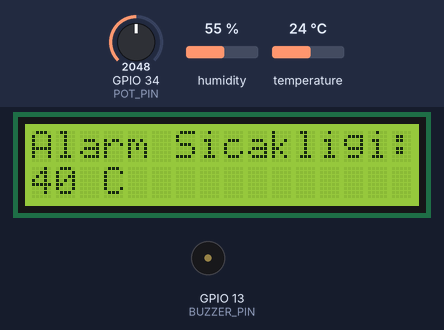
Bench run of a sketch on a simulated ESP32. Shown: 16×2 character LCD, buzzer (waves = sounding). The test bench sets the inputs (shaded band); at power-on: GPIO 34 (POT_PIN) = 2048, temperature 24 °C, humidity 55 %. What the sketch prints to the serial monitor is not drawn.

Above: at 1.2 s.
1.3 s: GPIO 34 (POT_PIN) set to 1273
At 3.2 s:
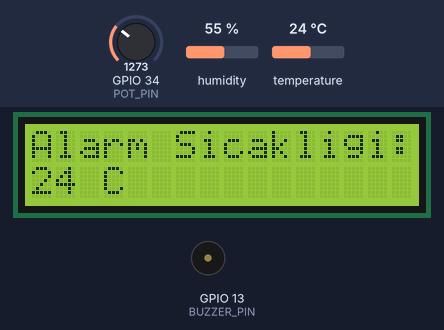
3.6 s: GPIO 34 (POT_PIN) set to 1199
At 5.3 s:
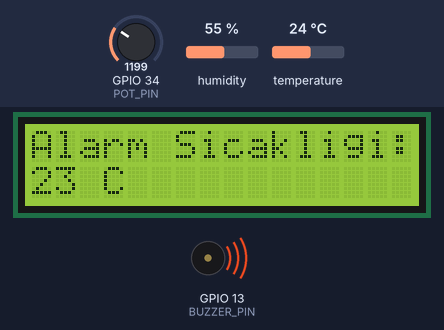
5.6 s: temperature set to 23.5 °C
7.4 s: temperature set to 22.6 °C
At 8.8 s:
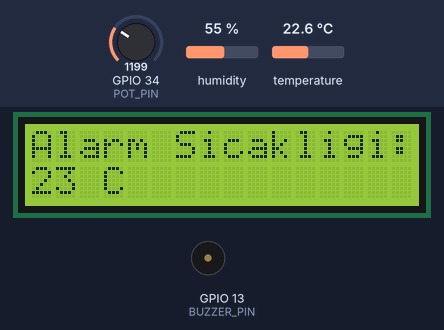
9.8 s: GPIO 34 (POT_PIN) set to 491
At 11.1 s:
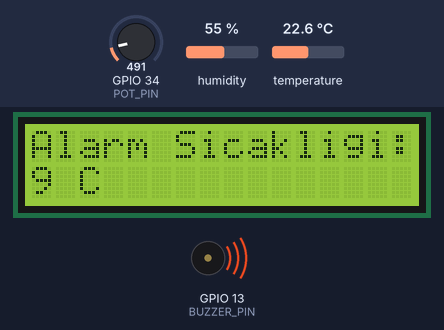
11.8 s: GPIO 34 (POT_PIN) set to 1228
At 13.3 s:
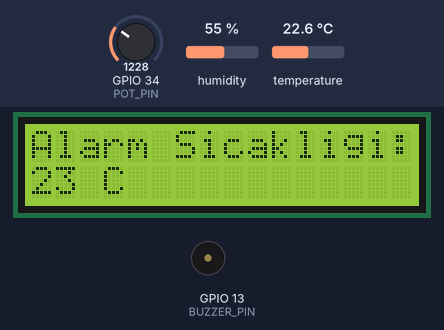
Timing chart, 0 to 14.8 s (numbered marks = the images above; inputs shaded):
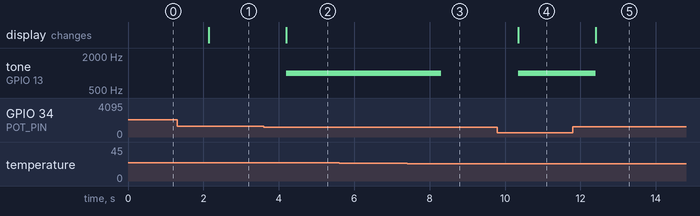

Measured:
- the behaviour switches between 1229 and 1228 on GPIO 34 (POT_PIN) (found by bisection; images 1 and 2)
- the behaviour switches between 23.1 and 23 °C on temperature (found by bisection; images 2 and 3)
- after the input at 1.3 s, the display: changes after 0.84 s (image 1)
- after the input at 3.6 s, tone on GPIO 13 (BUZZER_PIN): silent → 1000 Hz after 0.59 s; the display: changes after 0.60 s (image 2)
- after the input at 5.6 s, every drawn part: stays the same
- after the input at 7.4 s, tone on GPIO 13 (BUZZER_PIN): 1000 Hz → silent after 0.90 s
- after the input at 9.8 s, tone on GPIO 13 (BUZZER_PIN): silent → 1000 Hz after 0.55 s; the display: changes after 0.56 s (image 4)
- after the input at 11.8 s, tone on GPIO 13 (BUZZER_PIN): 1000 Hz → silent after 0.61 s; the display: changes after 0.61 s (image 5)

The sketch:

SensorKontrol.ino
```cpp
#include <Wire.h>
#include <LiquidCrystal_I2C.h>
#include <DHT.h>
LiquidCrystal_I2C lcd(0x27, 16, 2); //I2C Adresi 0x27,16 sütun x2 satır
#define BUZZER_PIN 13 //Buzzer pini
#define POT_PIN 34 //Potansiyometre pini
#define DHT_PIN 4  //DHT22 Sensör pini
#define DHT_TYPE DHT22  //sensör tipi

DHT dht(DHT_PIN, DHT_TYPE);  //DHT nesnesi

int alarmTemp = 0;  //alarm sıcaklık değeri

void lcd_write(int row,int col,String text){ //lcd için write fonksiyonu
  lcd.setCursor(col,row);
  lcd.print(text);
}
void setup() {
  Serial.begin(115200);//seri iletişim başlatma
  lcd.init();
  lcd.backlight();

  pinMode(BUZZER_PIN, OUTPUT); //buzzer pini çıkış olarak ayarlandı
  digitalWrite(BUZZER_PIN, LOW); //buzzer başlangıçta kapalı

  dht.begin();

  float checkTemp = dht.readTemperature();
  if (isnan(checkTemp)) { //Sıcaklık okuması başarısızsa
    lcd_write(1,0,"Sensor Hatasi");
    Serial.println("DHT sensör hatası! Lütfen bağlantıları kontrol edin.");
  }
}

void loop() {
  int potValue = analogRead(POT_PIN); //potansiyometre analog değeri okunur
  alarmTemp = map(potValue, 0, 4095, 0, 80); //0-4095 arası değer 0-80 dereceye dönüştürüldü.

  lcd_write(0,0,"Alarm Sicakligi: ");
  lcd_write(1,0, String(alarmTemp)+" C  ");
  float sensorTemp = dht.readTemperature();  //sensörden sıcaklık değeri alındı

  if (isnan(sensorTemp)) {
    lcd_write(0,1,"Sensor Hatasi");
    Serial.println("DHT sensör hatası! Veriyi alamadık.");
  } else {
    Serial.print("Sensör Sıcaklık: ");
    Serial.println(sensorTemp);
    Serial.print("Alarm Sıcaklık: ");
    Serial.println(alarmTemp);
    if (alarmTemp < sensorTemp) { //Sensör sıcaklık alarmı aşılırsa
      tone(BUZZER_PIN, 1000);
      Serial.println("Alarm! Potansiyometre değeri aşıldı");
    } else {
      noTone(BUZZER_PIN);
      Serial.println("Normal");
    }
  }
  delay(1000);
}
```
